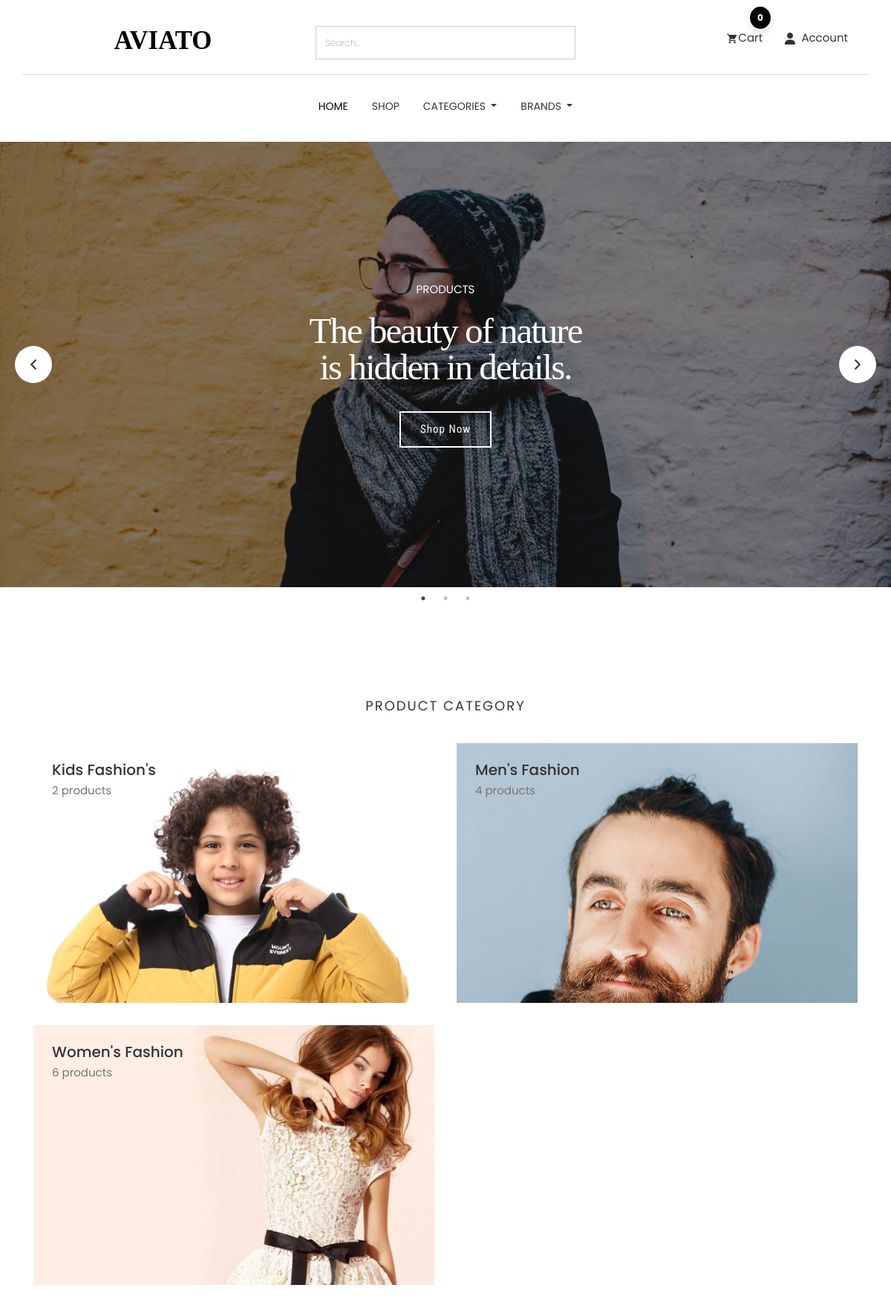
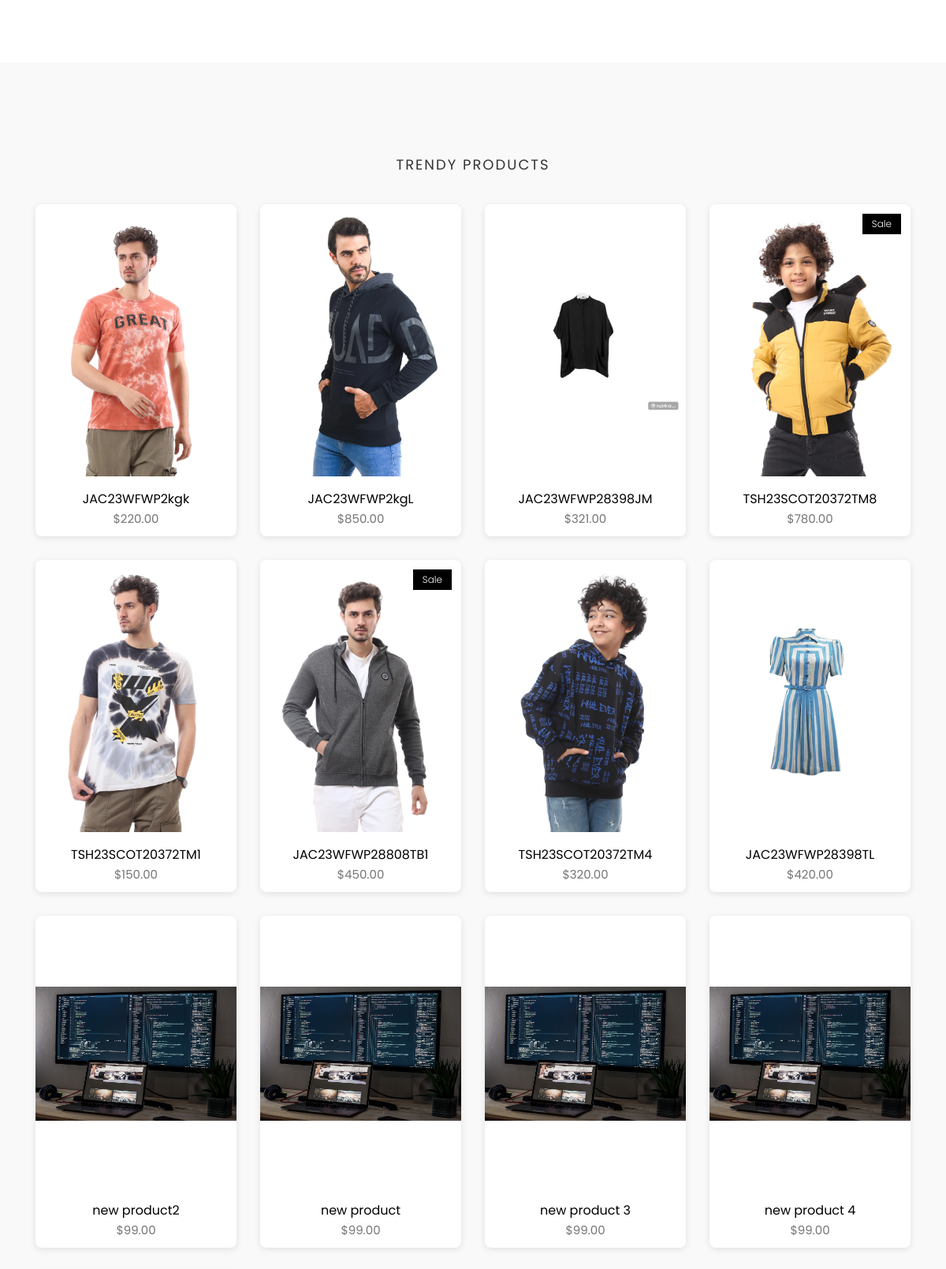
The page / (upper part) on the database its author committed (2 pictures, top to bottom).
### category/models.py (models this page shows, shortened)
class Category(models.Model):
    id = models.UUIDField(primary_key=True, default=uuid.uuid4, editable=False)
    name = models.CharField(max_length=255, unique=True)
    description = models.TextField(blank=True, null=True)
    image = models.ImageField(null=True,blank=True,upload_to='category-image/')
    class Meta:
        verbose_name = "Category"
        verbose_name_plural = "Categories"
        ordering = ['name']  # Categories will be ordered alphabetically by name.
    def product_count(self):
        return self.subcategories.aggregate(count=models.Count('product_subcategory'))['count'] or 0

### store/models.py (models this page shows, shortened)
class Product(models.Model):
    id = models.UUIDField(primary_key=True, default=uuid.uuid4, editable=False)
    name = models.CharField(unique=True, max_length=50)
    image = models.ImageField(upload_to='product/')
    stock = models.IntegerField(default=1)
    price = models.DecimalField(max_digits=10, decimal_places=2, default=Decimal('0.00'))
    description = models.TextField(max_length=10000, blank=True)
    created_at = models.DateTimeField(default=timezone.now)
    modified_date = models.DateTimeField(auto_now=True)
    slug = models.SlugField(null=True, blank=True, unique=True)
    views = models.PositiveIntegerField(default=0)
    is_available = models.BooleanField(default=True)
    on_sale = models.BooleanField(default=False)
    PRDBrand = models.ForeignKey('Brand', related_name='product_brand', on_delete=models.CASCADE, blank=True, null=True, verbose_name="Brand")
    like = models.ManyToManyField(User, blank=True, related_name='product_favourite')
    category = models.ForeignKey(Subcategory, related_name='product_subcategory', verbose_name="Subcategory", null=True, blank=True, on_delete=models.CASCADE)
    class Meta:
        ordering = ['-created_at']
        verbose_name = "Product"
        verbose_name_plural = "Products"

### settings/views.py (the view)
# urls.py: path('' , views.home , name='home'),
def home(request):
    products = Product.objects.all().order_by('-views')
    context = {
        'products':products
    }
    return render(request,'home.html',context)

### cart/cart_utils.py (called while the page is built)
def _cart_id(request):
    cart = request.session.session_key
    if not cart:
        cart = request.session.create()
    return cart

### category/category_context.py (called while the page is built)
def nav_links(request):
    categories_nav = Category.objects.all()
    subcategories_nav = Subcategory.objects.all()
    brands_nav = Brand.objects.all()
    context = {
        'categories_nav':categories_nav,
        'brands_nav':brands_nav,
        'subcategories_nav':subcategories_nav,
    }
    return context

### category/models.py (called while the page is built)
    def get_url(self):
        return reverse('products_by_subcategory',args=[self.id])

### store/models.py (called while the page is built)
    def get_url(self):
        return reverse('products_by_brand',args=[self.id])

    def __str__(self):
        return self.name

### settings/templates/home.html (shortened to what this page needs)
{% extends "base.html" %}
{% load static %}
{% block body %}
<div class="hero-slider">
  <div class="slider-item th-fullpage hero-area" style="background-image: url({% static 'images/slider/slider-1.jpg' %});">
    <div class="container">
      <div class="row">
        <div class="col-lg-8 text-center">
          <p data-duration-in=".3" data-animation-in="fadeInUp" data-delay-in=".1">PRODUCTS</p>
          <h1 data-duration-in=".3" data-animation-in="fadeInUp" data-delay-in=".5">The beauty of nature <br> is hidden in details.</h1>
          <a data-duration-in=".3" data-animation-in="fadeInUp" data-delay-in=".8" class="btn" href="{% url 'product_list' %}">Shop Now</a>
        </div>
      </div>
    </div>
  </div>
</div>
<section class="product-category section">
    <div class="container">
        <div class="row">
            <div class="col-md-12">
                <div class="title text-center">
                    <h2>Product Category</h2>
                </div>
            </div>
            {% for category in categories_nav %}
            <div class="col-md-6">
                <div class="category-box">
                    <a href="{% url 'products_by_category' category.id %}">
                        <img src="{% if category.image %}{{ category.image.url }}{% endif %}" alt="{{ category.name }}" />
                        <div class="content">
                            <h3>{{ category.name }}</h3>
                            <p>{{ category.product_count }} products</p>
                        </div>
                    </a>
                </div>
            </div>
            {% endfor %}
        </div>
    </div>
</section>
<section class="products section bg-gray">
	<div class="container">
		<div class="row">
			<div class="title text-center">
				<h2>Trendy Products</h2>
			</div>
		</div>
		<div class="row">
            {% for product in products %}
			<div class="col-md-3">
				<div class="product-item">
					<div class="product-thumb">
                        {% if product.on_sale %}
						<span class="bage">Sale</span>
                        {% endif %}
						<img class="img-responsive" src="{{product.image.url}}" alt="product-img" />
					</div>
					<div class="product-content">
						<h4><a href="{% url 'product_details' product.id %}">{{product.name}}</a></h4>
						<p class="price">${{product.price}}</p>
					</div>
				</div>
			</div>
			{% endfor %}
		</div>
	</div>
</section>
{% endblock body %}

### static/css/style.css (style rules this page uses)
body { line-height: 1.5; font-family: "Poppins", sans-serif; -webkit-font-smoothing: antialiased; }
p { font-family: "Poppins", sans-serif; color: #757575; font-size: 15px; }
h1, h2, h3, h4, h5, h6 { font-family: "Poppins", sans-serif; }
h1, h2, h3, h4, h5, h6 { font-weight: 400; }
a, a:focus, a:hover { text-decoration: none; outline: 0; color: #000; }
.bg-gray { background: #f9f9f9; }
.section { padding: 80px 0; }
.title { padding: 20px 0 30px; }
.title h2 { font-size: 18px; text-align: center; text-transform: uppercase; letter-spacing: 2px; }
.category-box { background-size: cover; margin-bottom: 30px; min-height: 350px; position: relative; overflow: hidden; width: 100%; }
.category-box img { transition: all 0.3s ease-in-out; width: 100%; height: auto; object-fit: contain; -webkit-backface-visibility: hidden; backface-visibility: hidden; }
.category-box a { display: block; position: absolute; top: 0; left: 0; width: 100%; height: 100%; }
.category-box .content { position: absolute; z-index: 999; top: 0; padding: 25px; }
.category-box .content h3 { margin: 0; color: #333; font-size: 20px; font-weight: 500; }
.category-box .content p { margin: 6px 0 0; }
.slider-item { text-align: center; background-size: cover; position: relative; z-index: 1; }
.slider-item::after { position: absolute; content: ""; height: 100%; width: 100%; background-color: #000; opacity: 0.5; z-index: -1; top: 0; left: 0; }
.slider-item .container { position: relative; display: table; max-width: 1170px; height: 100%; }
.slider-item h1 { color: #fff; font-weight: bold; font-size: 60px; }
.slider-item p { color: #fff; }
.hero-slider .slider-item .container { height: 600px; }
.hero-slider .slider-item .container .row { height: 100%; display: flex; align-items: center; justify-content: center; }
.hero-slider .btn { font-size: 15px; font-weight: 400; color: rgb(255, 255, 255); letter-spacing: 1px; font-family: "Roboto Condensed"; border-color: rgb(255, 255, 255); border-style: solid; border-width: 2px; outline: none; box-shadow: rgb(153, 153, 153) 0px 0px 0px 0px; box-sizing: border-box; padding: 12px 26px; opacity: 1; transform: matrix3d(1, 0, 0, 0, 0, 1, 0, 0, 0, 0, 1, 0, 0, 0, 0, 1); transform-origin: 50% 50% 0px; border-radius: 0; transition: 0.3s; }
.hero-slider h1 { white-space: normal; font-size: 49px; line-height: 49px; font-weight: 400; color: rgb(255, 255, 255); letter-spacing: -2px; font-family: "Playfair Display"; margin-bottom: 35px; }
.product-item { background-color: #fff; border-radius: 8px; overflow: hidden; box-shadow: 0 2px 8px rgba(0, 0, 0, 0.1); transition: all 0.3s ease; margin-bottom: 30px; }
.product-item .product-thumb { position: relative; }
.product-item .product-thumb img { object-fit: contain !important; height: 350px !important; width: 350px !important; }
.product-item .product-thumb .bage { position: absolute; top: 12px; right: 12px; background: #000; color: #fff; font-size: 12px; padding: 4px 12px; font-weight: 300; display: inline-block; }
.product-item .product-thumb:before { transition: 0.3s all; opacity: 0; background: rgba(0, 0, 0, 0.6); content: ""; position: absolute; top: 0; right: 0; left: 0; bottom: 0; }
.product-item .product-content { text-align: center; }
.product-item .product-content h4 { font-size: 16px; font-weight: 400; margin-top: 15px; margin-bottom: 6px; }
.product-item .product-content h4 a { color: #000; }

### rows shown on the page
Category: image (picture), name "Kids Fashion's", product_count "2"
Category: image (picture), name "Men's Fashion", product_count "4"
Category: image (picture), name "Women's Fashion", product_count "6"
Product: image (picture), name "JAC23WFWP2kgk", price "220.00"
Product: image (picture), name "JAC23WFWP2kgL", price "850.00"
Product: image (picture), name "JAC23WFWP28398JM", price "321.00"
Product: on_sale "Sale", image (picture), name "TSH23SCOT20372TM8", price "780.00"
Product: image (picture), name "TSH23SCOT20372TM1", price "150.00"
Product: on_sale "Sale", image (picture), name "JAC23WFWP28808TB1", price "450.00"
Product: image (picture), name "TSH23SCOT20372TM4", price "320.00"
Product: image (picture), name "JAC23WFWP28398TL", price "420.00"
Product: image (picture), name "new product2", price "99.00"
Product: image (picture), name "new product", price "99.00"
Product: image (picture), name "new product 3", price "99.00"
Product: image (picture), name "new product 4", price "99.00"

### other values the page prints
{{ quantity }} "0"
